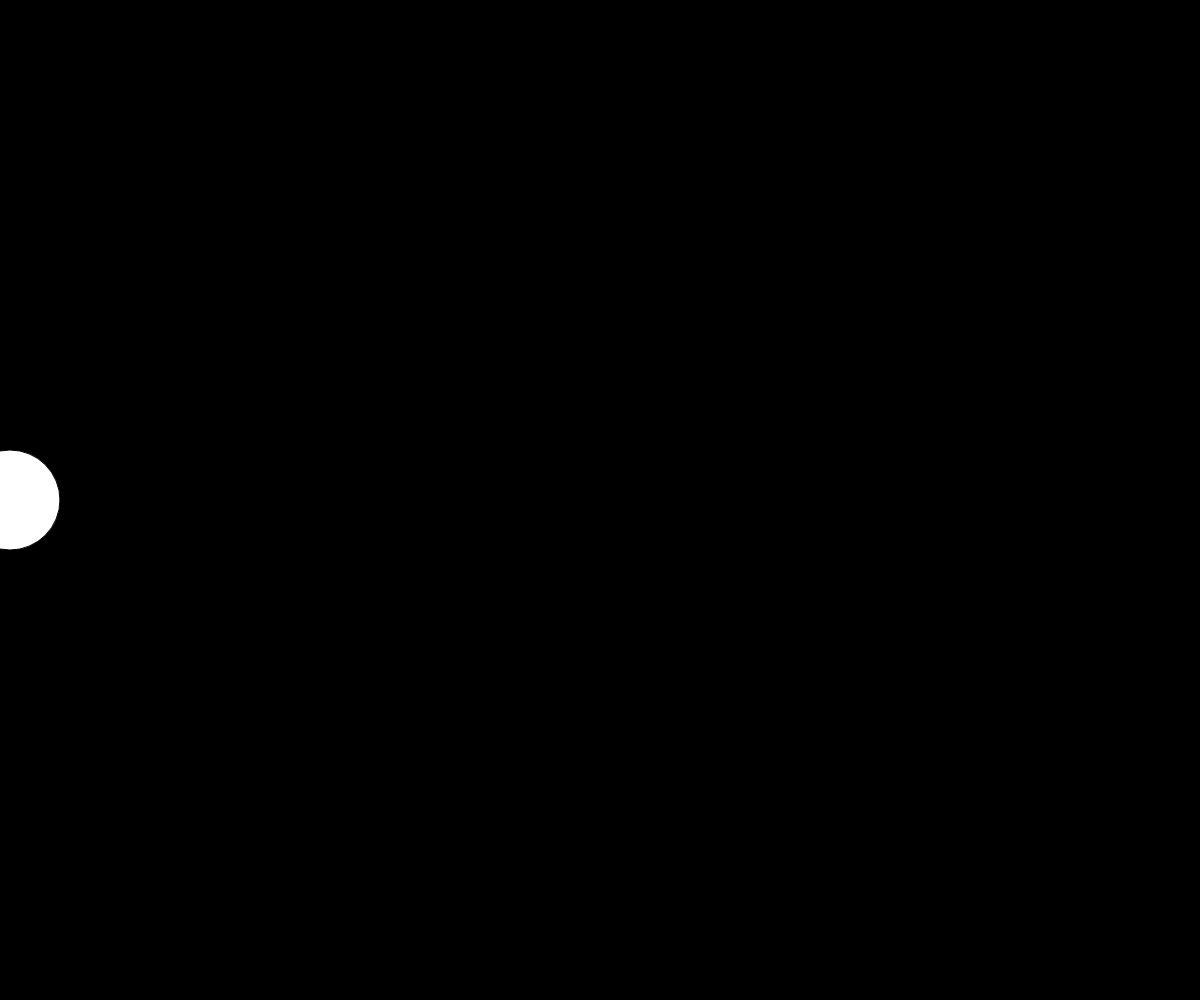
Frame 1 (no input)
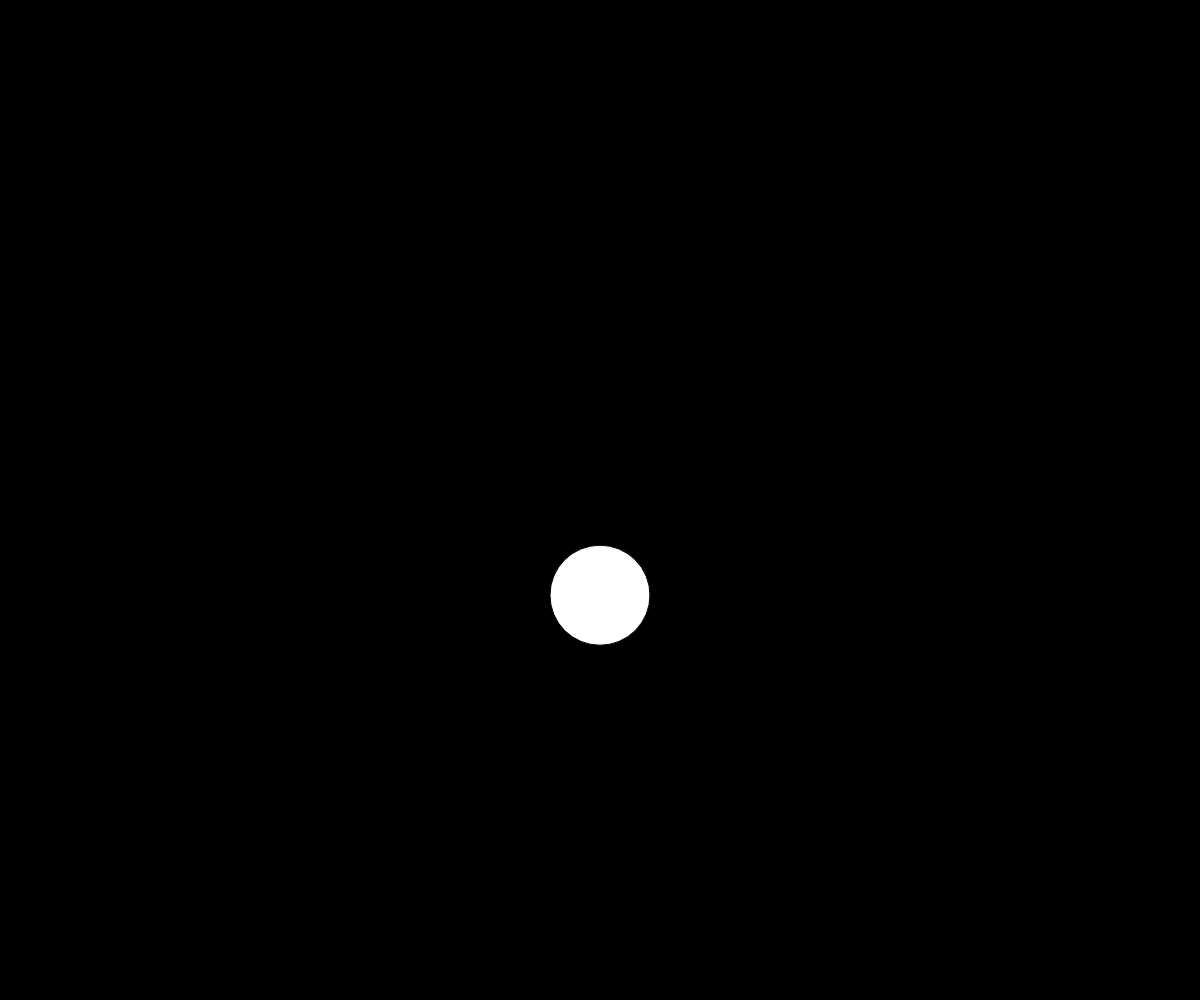
Frame 60 (no input)
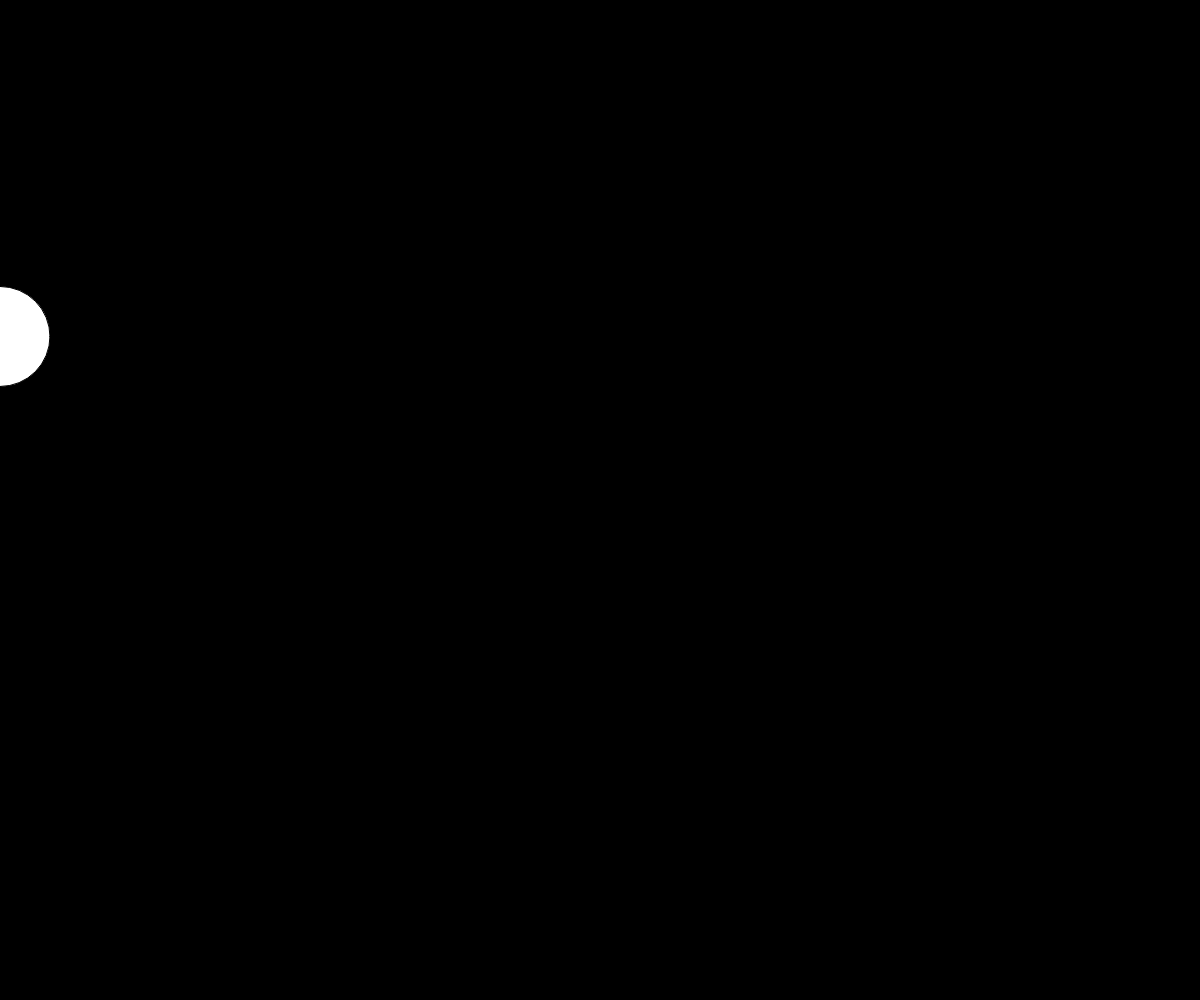
Frame 120 (the mouse pressed at the canvas centre since frame 60)

The p5.js sketch that drew these frames (run headless with seeded random() and noise() and a simulated clock; from frame 60 on, the mouse is pressed at the canvas centre):

// p5.js sketch
// ── sketch.js
var fr_count = 120;
var angle = 0;
var counter;

function random_color(){
  thecol = color(random(0,255),random(0,255),random(0,255));
  return thecol;
}

function reportsize(){
	resizeCanvas(windowWidth,windowHeight);
  init();
}




window.addEventListener('resize', reportsize);


function init(){
  ww = windowWidth;
  wh = windowHeight;
  canvas = createCanvas(ww,wh);
  canvas.style('z-index','-1');
  canvas.position(0,0);
  background(0);

}

function setup(){
  init();
}

function draw(){
  background(0);
  let perc = (frameCount%fr_count)/fr_count;
  hei = map(sin(angle),-1,1,0,wh);
  circle(ww*perc,hei,100);
  // circle(mouseX,mouseY,100);
  counter ++;

  angle += 0.05;
}
